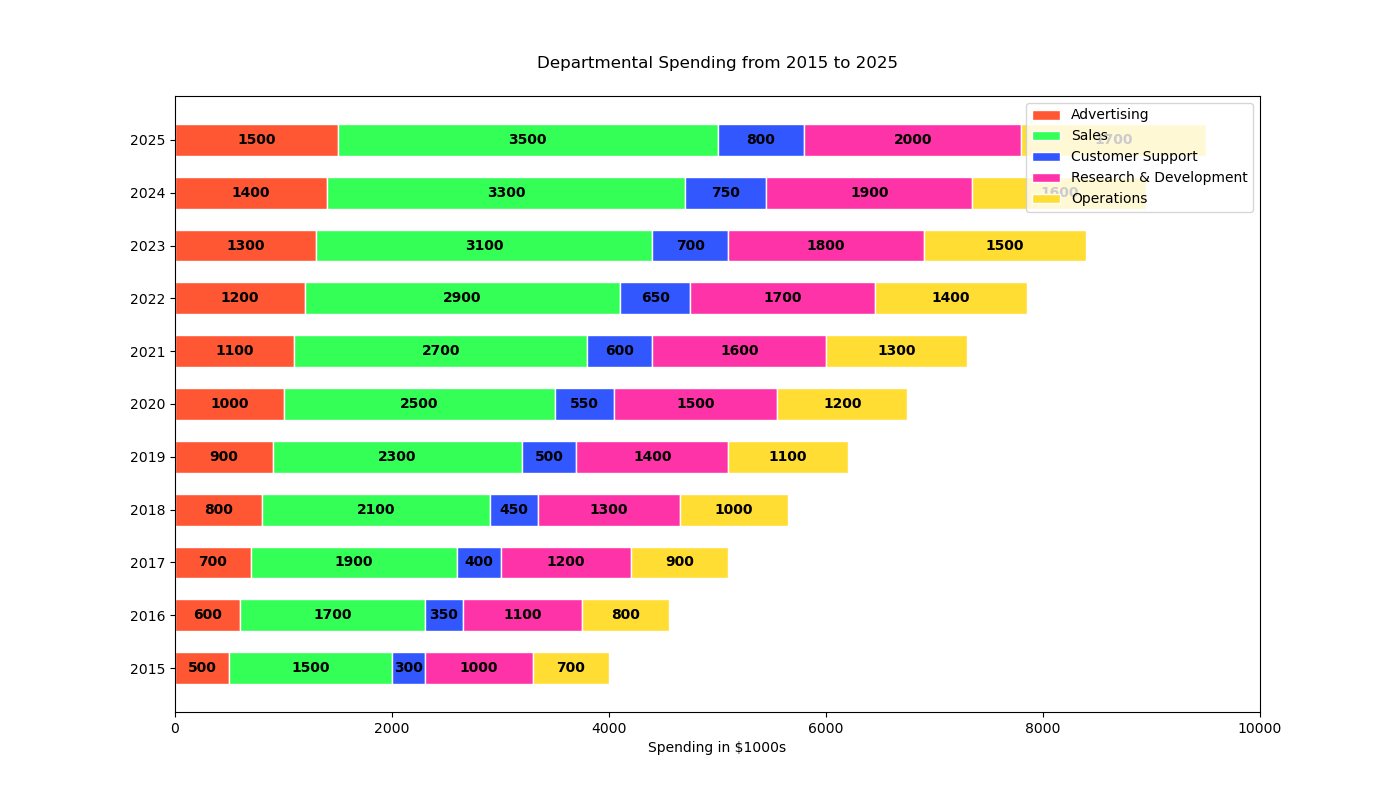

Write the Python code that produced this figure.

import matplotlib.pyplot as plt

# Data
years = ['2015', '2016', '2017', '2018', '2019', '2020', '2021', '2022', '2023', '2024', '2025']
advertising = [500, 600, 700, 800, 900, 1000, 1100, 1200, 1300, 1400, 1500]
sales = [1500, 1700, 1900, 2100, 2300, 2500, 2700, 2900, 3100, 3300, 3500]
customer_support = [300, 350, 400, 450, 500, 550, 600, 650, 700, 750, 800]
research_development = [1000, 1100, 1200, 1300, 1400, 1500, 1600, 1700, 1800, 1900, 2000]
operations = [700, 800, 900, 1000, 1100, 1200, 1300, 1400, 1500, 1600, 1700]

# Plot
fig, ax = plt.subplots(figsize=(14, 8))  # Change width and height of the chart

bar_height = 0.6

ax.barh(years, advertising, color='#FF5733', edgecolor='white', height=bar_height, label='Advertising')
ax.barh(years, sales, left=advertising, color='#33FF57', edgecolor='white', height=bar_height, label='Sales')
ax.barh(years, customer_support, left=[i+j for i,j in zip(advertising, sales)], color='#3357FF', edgecolor='white', height=bar_height, label='Customer Support')
ax.barh(years, research_development, left=[i+j+k for i,j,k in zip(advertising, sales, customer_support)], color='#FF33A8', edgecolor='white', height=bar_height, label='Research & Development')
ax.barh(years, operations, left=[i+j+k+l for i,j,k,l in zip(advertising, sales, customer_support, research_development)], color='#FFDD33', edgecolor='white', height=bar_height, label='Operations')

ax.set_xlabel('Spending in $1000s')
ax.set_title('Departmental Spending from 2015 to 2025', pad=20)
ax.set_yticks(years)
ax.set_xlim(0, 10000)  # Adjust to accommodate the sum of the data points
ax.legend(loc='upper right')

# Adding numerical labels to each bar
for i in range(len(years)):
    plt.text(advertising[i]/2, i, str(advertising[i]), ha='center', va='center', color='black', fontweight='bold')
    plt.text(advertising[i] + sales[i]/2, i, str(sales[i]), ha='center', va='center', color='black', fontweight='bold')
    plt.text(advertising[i] + sales[i] + customer_support[i]/2, i, str(customer_support[i]), ha='center', va='center', color='black', fontweight='bold')
    plt.text(advertising[i] + sales[i] + customer_support[i] + research_development[i]/2, i, str(research_development[i]), ha='center', va='center', color='black', fontweight='bold')
    plt.text(advertising[i] + sales[i] + customer_support[i] + research_development[i] + operations[i]/2, i, str(operations[i]), ha='center', va='center', color='black', fontweight='bold')

plt.show()
